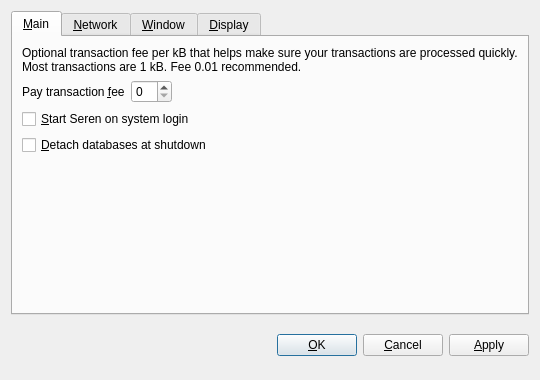
<?xml version="1.0" encoding="UTF-8"?>
<ui version="4.0">
 <class>OptionsDialog</class>
 <widget class="QDialog" name="OptionsDialog">
  <property name="geometry">
   <rect>
    <x>0</x>
    <y>0</y>
    <width>540</width>
    <height>380</height>
   </rect>
  </property>
  <property name="windowTitle">
   <string>Options</string>
  </property>
  <property name="modal">
   <bool>true</bool>
  </property>
  <layout class="QVBoxLayout" name="verticalLayout">
   <item>
    <widget class="QTabWidget" name="tabWidget">
     <property name="tabPosition">
      <enum>QTabWidget::North</enum>
     </property>
     <property name="currentIndex">
      <number>0</number>
     </property>
     <widget class="QWidget" name="tabMain">
      <attribute name="title">
       <string>&amp;Main</string>
      </attribute>
      <layout class="QVBoxLayout" name="verticalLayout_Main">
       <item>
        <widget class="QLabel" name="transactionFeeInfoLabel">
         <property name="text">
          <string>Optional transaction fee per kB that helps make sure your transactions are processed quickly. Most transactions are 1 kB. Fee 0.01 recommended.</string>
         </property>
         <property name="textFormat">
          <enum>Qt::PlainText</enum>
         </property>
         <property name="wordWrap">
          <bool>true</bool>
         </property>
        </widget>
       </item>
       <item>
        <layout class="QHBoxLayout" name="horizontalLayout_Main">
         <item>
          <widget class="QLabel" name="transactionFeeLabel">
           <property name="text">
            <string>Pay transaction &amp;fee</string>
           </property>
           <property name="textFormat">
            <enum>Qt::PlainText</enum>
           </property>
           <property name="buddy">
            <cstring>transactionFee</cstring>
           </property>
          </widget>
         </item>
         <item>
          <widget class="BitcoinAmountField" name="transactionFee"/>
         </item>
         <item>
          <spacer name="horizontalSpacer_Main">
           <property name="orientation">
            <enum>Qt::Horizontal</enum>
           </property>
           <property name="sizeHint" stdset="0">
            <size>
             <width>40</width>
             <height>20</height>
            </size>
           </property>
          </spacer>
         </item>
        </layout>
       </item>
       <item>
        <widget class="QCheckBox" name="bitcoinAtStartup">
         <property name="toolTip">
          <string>Automatically start Seren after logging in to the system.</string>
         </property>
         <property name="text">
          <string>&amp;Start Seren on system login</string>
         </property>
        </widget>
       </item>
       <item>
        <widget class="QCheckBox" name="detachDatabases">
         <property name="toolTip">
          <string>Detach block and address databases at shutdown. This means they can be moved to another data directory, but it slows down shutdown. The wallet is always detached.</string>
         </property>
         <property name="text">
          <string>&amp;Detach databases at shutdown</string>
         </property>
        </widget>
       </item>
       <item>
        <spacer name="verticalSpacer_Main">
         <property name="orientation">
          <enum>Qt::Vertical</enum>
         </property>
         <property name="sizeHint" stdset="0">
          <size>
           <width>20</width>
           <height>40</height>
          </size>
         </property>
        </spacer>
       </item>
      </layout>
     </widget>
     <widget class="QWidget" name="tabNetwork">
      <attribute name="title">
       <string>&amp;Network</string>
      </attribute>
      <layout class="QVBoxLayout" name="verticalLayout_Network">
       <item>
        <widget class="QCheckBox" name="mapPortUpnp">
         <property name="toolTip">
          <string>Automatically open the Seren client port on the router. This only works when your router supports UPnP and it is enabled.</string>
         </property>
         <property name="text">
          <string>Map port using &amp;UPnP</string>
         </property>
        </widget>
       </item>
       <item>
        <widget class="QCheckBox" name="connectSocks">
         <property name="toolTip">
          <string>Connect to the Seren network through a SOCKS proxy (e.g. when connecting through Tor).</string>
         </property>
         <property name="text">
          <string>&amp;Connect through SOCKS proxy:</string>
         </property>
        </widget>
       </item>
       <item>
        <layout class="QHBoxLayout" name="horizontalLayout_Network">
         <item>
          <widget class="QLabel" name="proxyIpLabel">
           <property name="text">
            <string>Proxy &amp;IP:</string>
           </property>
           <property name="textFormat">
            <enum>Qt::PlainText</enum>
           </property>
           <property name="buddy">
            <cstring>proxyIp</cstring>
           </property>
          </widget>
         </item>
         <item>
          <widget class="QValidatedLineEdit" name="proxyIp">
           <property name="maximumSize">
            <size>
             <width>140</width>
             <height>16777215</height>
            </size>
           </property>
           <property name="toolTip">
            <string>IP address of the proxy (e.g. 127.0.0.1)</string>
           </property>
          </widget>
         </item>
         <item>
          <widget class="QLabel" name="proxyPortLabel">
           <property name="text">
            <string>&amp;Port:</string>
           </property>
           <property name="textFormat">
            <enum>Qt::PlainText</enum>
           </property>
           <property name="buddy">
            <cstring>proxyPort</cstring>
           </property>
          </widget>
         </item>
         <item>
          <widget class="QLineEdit" name="proxyPort">
           <property name="maximumSize">
            <size>
             <width>55</width>
             <height>16777215</height>
            </size>
           </property>
           <property name="toolTip">
            <string>Port of the proxy (e.g. 9050)</string>
           </property>
          </widget>
         </item>
         <item>
          <widget class="QLabel" name="socksVersionLabel">
           <property name="text">
            <string>SOCKS &amp;Version:</string>
           </property>
           <property name="textFormat">
            <enum>Qt::PlainText</enum>
           </property>
           <property name="buddy">
            <cstring>socksVersion</cstring>
           </property>
          </widget>
         </item>
         <item>
          <widget class="QValueComboBox" name="socksVersion">
           <property name="toolTip">
            <string>SOCKS version of the proxy (e.g. 5)</string>
           </property>
          </widget>
         </item>
         <item>
          <spacer name="horizontalSpacer_Network">
           <property name="orientation">
            <enum>Qt::Horizontal</enum>
           </property>
           <property name="sizeHint" stdset="0">
            <size>
             <width>40</width>
             <height>20</height>
            </size>
           </property>
          </spacer>
         </item>
        </layout>
       </item>
       <item>
        <spacer name="verticalSpacer_Network">
         <property name="orientation">
          <enum>Qt::Vertical</enum>
         </property>
         <property name="sizeHint" stdset="0">
          <size>
           <width>20</width>
           <height>40</height>
          </size>
         </property>
        </spacer>
       </item>
      </layout>
     </widget>
     <widget class="QWidget" name="tabWindow">
      <attribute name="title">
       <string>&amp;Window</string>
      </attribute>
      <layout class="QVBoxLayout" name="verticalLayout_Window">
       <item>
        <widget class="QCheckBox" name="minimizeToTray">
         <property name="toolTip">
          <string>Show only a tray icon after minimizing the window.</string>
         </property>
         <property name="text">
          <string>&amp;Minimize to the tray instead of the taskbar</string>
         </property>
        </widget>
       </item>
       <item>
        <widget class="QCheckBox" name="minimizeOnClose">
         <property name="toolTip">
          <string>Minimize instead of exit the application when the window is closed. When this option is enabled, the application will be closed only after selecting Quit in the menu.</string>
         </property>
         <property name="text">
          <string>M&amp;inimize on close</string>
         </property>
        </widget>
       </item>
       <item>
        <spacer name="verticalSpacer_Window">
         <property name="orientation">
          <enum>Qt::Vertical</enum>
         </property>
         <property name="sizeHint" stdset="0">
          <size>
           <width>20</width>
           <height>40</height>
          </size>
         </property>
        </spacer>
       </item>
      </layout>
     </widget>
     <widget class="QWidget" name="tabDisplay">
      <attribute name="title">
       <string>&amp;Display</string>
      </attribute>
      <layout class="QVBoxLayout" name="verticalLayout_Display">
       <item>
        <layout class="QHBoxLayout" name="horizontalLayout_1_Display">
         <item>
          <widget class="QLabel" name="langLabel">
           <property name="text">
            <string>User Interface &amp;language:</string>
           </property>
           <property name="textFormat">
            <enum>Qt::PlainText</enum>
           </property>
           <property name="buddy">
            <cstring>lang</cstring>
           </property>
          </widget>
         </item>
         <item>
          <widget class="QValueComboBox" name="lang">
           <property name="toolTip">
            <string>The user interface language can be set here. This setting will take effect after restarting Seren.</string>
           </property>
          </widget>
         </item>
        </layout>
       </item>
       <item>
        <layout class="QHBoxLayout" name="horizontalLayout_2_Display">
         <item>
          <widget class="QLabel" name="unitLabel">
           <property name="text">
            <string>&amp;Unit to show amounts in:</string>
           </property>
           <property name="textFormat">
            <enum>Qt::PlainText</enum>
           </property>
           <property name="buddy">
            <cstring>unit</cstring>
           </property>
          </widget>
         </item>
         <item>
          <widget class="QValueComboBox" name="unit">
           <property name="toolTip">
            <string>Choose the default subdivision unit to show in the interface and when sending coins.</string>
           </property>
          </widget>
         </item>
        </layout>
       </item>
       <item>
        <widget class="QCheckBox" name="displayAddresses">
         <property name="toolTip">
          <string>Whether to show Seren addresses in the transaction list or not.</string>
         </property>
         <property name="text">
          <string>&amp;Display addresses in transaction list</string>
         </property>
        </widget>
       </item>
       <item>
        <widget class="QCheckBox" name="coinControlFeatures">
         <property name="toolTip">
          <string>Whether to show coin control features or not.</string>
         </property>
         <property name="text">
          <string>Display coin &amp;control features (experts only!)</string>
         </property>
        </widget>
       </item>
       <item>
        <spacer name="verticalSpacer_Display">
         <property name="orientation">
          <enum>Qt::Vertical</enum>
         </property>
         <property name="sizeHint" stdset="0">
          <size>
           <width>20</width>
           <height>40</height>
          </size>
         </property>
        </spacer>
       </item>
      </layout>
     </widget>
    </widget>
   </item>
   <item>
    <layout class="QHBoxLayout" name="horizontalLayout_Buttons">
     <item>
      <spacer name="horizontalSpacer_1">
       <property name="orientation">
        <enum>Qt::Horizontal</enum>
       </property>
       <property name="sizeHint" stdset="0">
        <size>
         <width>40</width>
         <height>48</height>
        </size>
       </property>
      </spacer>
     </item>
     <item>
      <widget class="QLabel" name="statusLabel">
       <property name="font">
        <font>
         <weight>75</weight>
         <bold>true</bold>
        </font>
       </property>
       <property name="text">
        <string/>
       </property>
       <property name="textFormat">
        <enum>Qt::PlainText</enum>
       </property>
       <property name="wordWrap">
        <bool>true</bool>
       </property>
      </widget>
     </item>
     <item>
      <spacer name="horizontalSpacer_2">
       <property name="orientation">
        <enum>Qt::Horizontal</enum>
       </property>
       <property name="sizeHint" stdset="0">
        <size>
         <width>40</width>
         <height>48</height>
        </size>
       </property>
      </spacer>
     </item>
     <item>
      <widget class="QPushButton" name="okButton">
       <property name="text">
        <string>&amp;OK</string>
       </property>
      </widget>
     </item>
     <item>
      <widget class="QPushButton" name="cancelButton">
       <property name="text">
        <string>&amp;Cancel</string>
       </property>
       <property name="autoDefault">
        <bool>false</bool>
       </property>
      </widget>
     </item>
     <item>
      <widget class="QPushButton" name="applyButton">
       <property name="text">
        <string>&amp;Apply</string>
       </property>
       <property name="autoDefault">
        <bool>false</bool>
       </property>
      </widget>
     </item>
    </layout>
   </item>
  </layout>
 </widget>
 <customwidgets>
  <customwidget>
   <class>BitcoinAmountField</class>
   <extends>QSpinBox</extends>
   <header>bitcoinamountfield.h</header>
  </customwidget>
  <customwidget>
   <class>QValueComboBox</class>
   <extends>QComboBox</extends>
   <header>qvaluecombobox.h</header>
  </customwidget>
  <customwidget>
   <class>QValidatedLineEdit</class>
   <extends>QLineEdit</extends>
   <header>qvalidatedlineedit.h</header>
  </customwidget>
 </customwidgets>
 <resources/>
 <connections/>
</ui>
